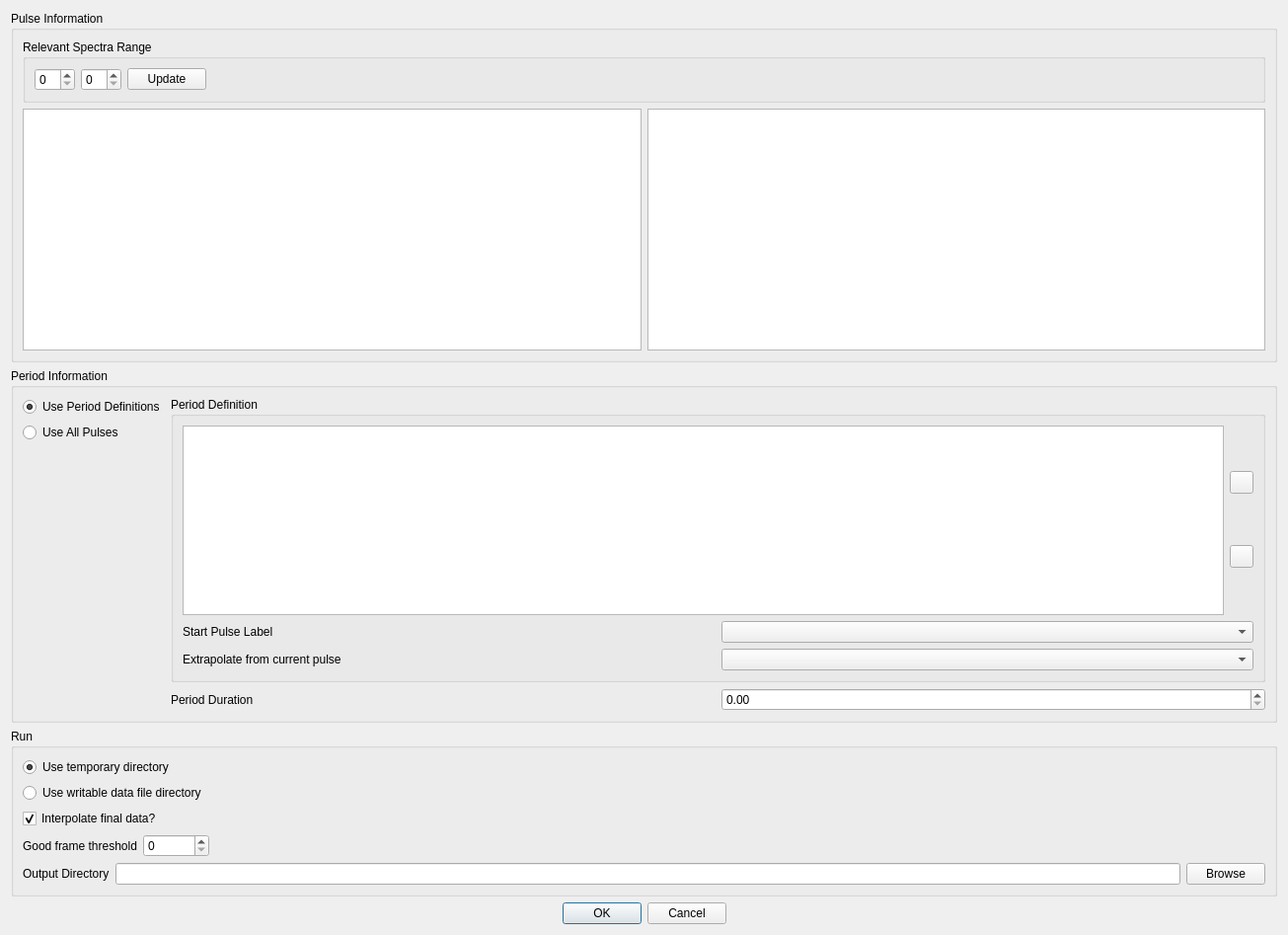
<?xml version="1.0" encoding="UTF-8"?>
<ui version="4.0">
 <class>Dialog</class>
 <widget class="QDialog" name="Dialog">
  <property name="geometry">
   <rect>
    <x>0</x>
    <y>0</y>
    <width>1305</width>
    <height>947</height>
   </rect>
  </property>
  <property name="windowTitle">
   <string>Dialog</string>
  </property>
  <layout class="QVBoxLayout" name="verticalLayout_7">
   <item>
    <widget class="QGroupBox" name="groupBox">
     <property name="title">
      <string>Pulse Information</string>
     </property>
     <layout class="QVBoxLayout" name="verticalLayout_3">
      <item>
       <widget class="QGroupBox" name="spectraGroupBox">
        <property name="title">
         <string>Relevant Spectra Range</string>
        </property>
        <layout class="QHBoxLayout" name="horizontalLayout_5">
         <item>
          <widget class="QSpinBox" name="lowerSpecSpinBox"/>
         </item>
         <item>
          <widget class="QSpinBox" name="upperSpecSpinBox"/>
         </item>
         <item>
          <widget class="QPushButton" name="updateSpectraButton">
           <property name="text">
            <string>Update</string>
           </property>
          </widget>
         </item>
         <item>
          <spacer name="horizontalSpacer">
           <property name="orientation">
            <enum>Qt::Horizontal</enum>
           </property>
           <property name="sizeHint" stdset="0">
            <size>
             <width>40</width>
             <height>20</height>
            </size>
           </property>
          </spacer>
         </item>
        </layout>
       </widget>
      </item>
      <item>
       <layout class="QHBoxLayout" name="pulsePlotLayout">
        <item>
         <widget class="SpectraTable" name="spectraTableView">
          <property name="sizePolicy">
           <sizepolicy hsizetype="Minimum" vsizetype="Expanding">
            <horstretch>0</horstretch>
            <verstretch>0</verstretch>
           </sizepolicy>
          </property>
         </widget>
        </item>
        <item>
         <widget class="EventTable" name="eventTableView">
          <property name="sizePolicy">
           <sizepolicy hsizetype="Minimum" vsizetype="Expanding">
            <horstretch>0</horstretch>
            <verstretch>0</verstretch>
           </sizepolicy>
          </property>
         </widget>
        </item>
       </layout>
      </item>
     </layout>
    </widget>
   </item>
   <item>
    <widget class="QGroupBox" name="periodGroupBox">
     <property name="title">
      <string>Period Information</string>
     </property>
     <property name="checkable">
      <bool>false</bool>
     </property>
     <layout class="QHBoxLayout" name="horizontalLayout">
      <item>
       <layout class="QVBoxLayout" name="verticalLayout_6">
        <item>
         <widget class="QRadioButton" name="usePeriodDefinitionsButton">
          <property name="text">
           <string>Use Period Definitions</string>
          </property>
          <property name="checked">
           <bool>true</bool>
          </property>
          <attribute name="buttonGroup">
           <string notr="true">buttonGroup_2</string>
          </attribute>
         </widget>
        </item>
        <item>
         <widget class="QRadioButton" name="useAllPulsesButton">
          <property name="text">
           <string>Use All Pulses</string>
          </property>
          <attribute name="buttonGroup">
           <string notr="true">buttonGroup_2</string>
          </attribute>
         </widget>
        </item>
        <item>
         <spacer name="verticalSpacer">
          <property name="orientation">
           <enum>Qt::Vertical</enum>
          </property>
          <property name="sizeHint" stdset="0">
           <size>
            <width>20</width>
            <height>40</height>
           </size>
          </property>
         </spacer>
        </item>
       </layout>
      </item>
      <item>
       <layout class="QVBoxLayout" name="verticalLayout_2">
        <item>
         <widget class="QGroupBox" name="periodDefinitionGroupBox">
          <property name="title">
           <string>Period Definition</string>
          </property>
          <layout class="QVBoxLayout" name="verticalLayout_4">
           <item>
            <layout class="QHBoxLayout" name="horizontalLayout_3">
             <item>
              <widget class="PulseTable" name="pulseTableView">
               <property name="selectionBehavior">
                <enum>QAbstractItemView::SelectRows</enum>
               </property>
              </widget>
             </item>
             <item>
              <layout class="QVBoxLayout" name="verticalLayout">
               <item>
                <widget class="QToolButton" name="addPulseButton">
                 <property name="text">
                  <string/>
                 </property>
                 <property name="icon">
                  <iconset resource="../resources/resources.qrc">
                   <normaloff>:/icons/plus.png</normaloff>:/icons/plus.png</iconset>
                 </property>
                </widget>
               </item>
               <item>
                <widget class="QToolButton" name="removePulseButton">
                 <property name="text">
                  <string/>
                 </property>
                 <property name="icon">
                  <iconset resource="../resources/resources.qrc">
                   <normaloff>:/icons/minus.png</normaloff>:/icons/minus.png</iconset>
                 </property>
                </widget>
               </item>
              </layout>
             </item>
            </layout>
           </item>
           <item>
            <layout class="QHBoxLayout" name="horizontalLayout_7">
             <item>
              <widget class="QLabel" name="label_4">
               <property name="text">
                <string>Start Pulse Label</string>
               </property>
              </widget>
             </item>
             <item>
              <widget class="QComboBox" name="pulseLabelComboBox"/>
             </item>
            </layout>
           </item>
           <item>
            <layout class="QHBoxLayout" name="horizontalLayout_8">
             <item>
              <widget class="QLabel" name="label">
               <property name="text">
                <string>Extrapolate from current pulse</string>
               </property>
              </widget>
             </item>
             <item>
              <widget class="QComboBox" name="extrapolationModeComboBox">
               <property name="enabled">
                <bool>true</bool>
               </property>
              </widget>
             </item>
            </layout>
           </item>
          </layout>
         </widget>
        </item>
        <item>
         <layout class="QHBoxLayout" name="horizontalLayout_4">
          <item>
           <widget class="QLabel" name="label_2">
            <property name="text">
             <string>Period Duration</string>
            </property>
           </widget>
          </item>
          <item>
           <widget class="ExponentialSpinBox" name="periodDurationSpinBox">
            <property name="maximum">
             <double>10000000.000000000000000</double>
            </property>
           </widget>
          </item>
         </layout>
        </item>
       </layout>
      </item>
     </layout>
    </widget>
   </item>
   <item>
    <widget class="QGroupBox" name="runGroupBox">
     <property name="title">
      <string>Run</string>
     </property>
     <layout class="QVBoxLayout" name="verticalLayout_5">
      <item>
       <widget class="QRadioButton" name="useTempDirButton">
        <property name="text">
         <string>Use temporary directory</string>
        </property>
        <property name="checked">
         <bool>true</bool>
        </property>
        <attribute name="buttonGroup">
         <string notr="true">buttonGroup</string>
        </attribute>
       </widget>
      </item>
      <item>
       <widget class="QRadioButton" name="useDataFileDirButton">
        <property name="text">
         <string>Use writable data file directory</string>
        </property>
        <attribute name="buttonGroup">
         <string notr="true">buttonGroup</string>
        </attribute>
       </widget>
      </item>
      <item>
       <widget class="QCheckBox" name="interpolateCheckBox">
        <property name="text">
         <string>Interpolate final data?</string>
        </property>
        <property name="checked">
         <bool>true</bool>
        </property>
       </widget>
      </item>
      <item>
       <layout class="QHBoxLayout" name="horizontalLayout_2">
        <item>
         <widget class="QLabel" name="label_5">
          <property name="text">
           <string>Good frame threshold</string>
          </property>
         </widget>
        </item>
        <item>
         <widget class="QSpinBox" name="goodFrameThresholdSpinBox">
          <property name="maximum">
           <number>1000000</number>
          </property>
         </widget>
        </item>
        <item>
         <spacer name="horizontalSpacer_2">
          <property name="orientation">
           <enum>Qt::Horizontal</enum>
          </property>
          <property name="sizeHint" stdset="0">
           <size>
            <width>40</width>
            <height>20</height>
           </size>
          </property>
         </spacer>
        </item>
       </layout>
      </item>
      <item>
       <layout class="QHBoxLayout" name="horizontalLayout_6">
        <item>
         <widget class="QLabel" name="label_3">
          <property name="text">
           <string>Output Directory</string>
          </property>
         </widget>
        </item>
        <item>
         <widget class="QLineEdit" name="outputDirLineEdit">
          <property name="readOnly">
           <bool>true</bool>
          </property>
         </widget>
        </item>
        <item>
         <widget class="QPushButton" name="browseOutputDirButton">
          <property name="text">
           <string>Browse</string>
          </property>
         </widget>
        </item>
       </layout>
      </item>
     </layout>
    </widget>
   </item>
   <item>
    <widget class="QDialogButtonBox" name="buttonBox">
     <property name="standardButtons">
      <set>QDialogButtonBox::Cancel|QDialogButtonBox::Ok</set>
     </property>
     <property name="centerButtons">
      <bool>true</bool>
     </property>
    </widget>
   </item>
  </layout>
 </widget>
 <customwidgets>
  <customwidget>
   <class>SpectraTable</class>
   <extends>QTableView</extends>
   <header>src.gui.widgets.tables.spectra_table</header>
  </customwidget>
  <customwidget>
   <class>EventTable</class>
   <extends>QTableView</extends>
   <header>src.gui.widgets.table.event_table</header>
  </customwidget>
  <customwidget>
   <class>ExponentialSpinBox</class>
   <extends>QDoubleSpinBox</extends>
   <header>src.gui.widgets.exponential_spinbox</header>
  </customwidget>
  <customwidget>
   <class>PulseTable</class>
   <extends>QTableView</extends>
   <header>src.gui.widgets.tables.pulse_table</header>
  </customwidget>
 </customwidgets>
 <resources>
  <include location="../resources/resources.qrc"/>
 </resources>
 <connections/>
 <buttongroups>
  <buttongroup name="buttonGroup_2"/>
  <buttongroup name="buttonGroup"/>
 </buttongroups>
</ui>
